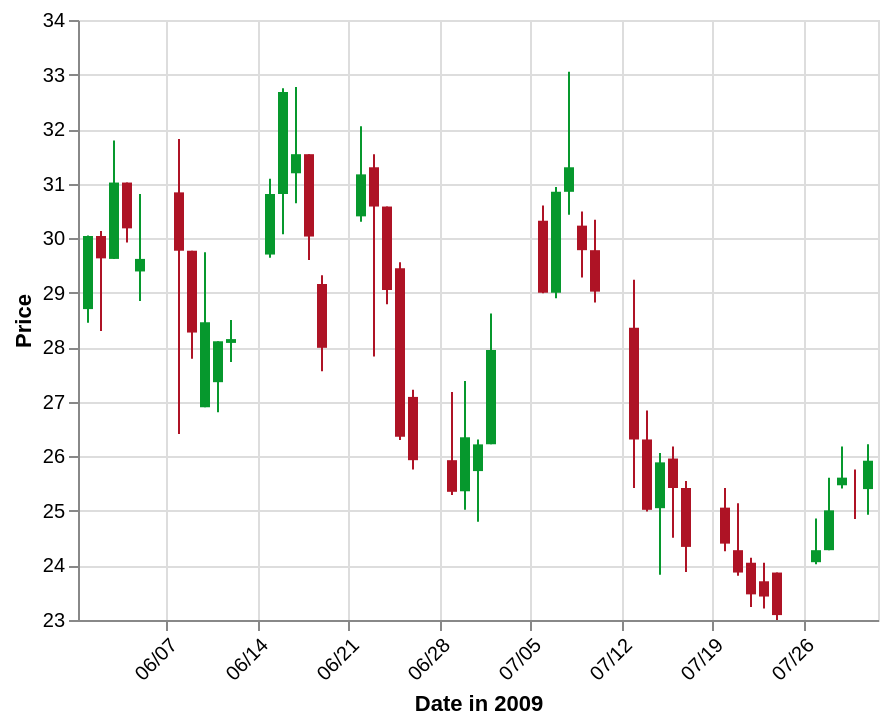

Describe this chart as a Vega-Lite specification.
### Vega-Lite specification from a JSON file in a GitHub repository (floating-point values rounded to 4 significant figures)
{"$schema": "https://vega.github.io/schema/vega-lite/v5.json", "width": 400, "description": "A candlestick chart inspired by an example in Protovis (http://mbostock.github.io/protovis/ex/candlestick.html)", "data": {"values": [{"date": "2009-06-01", "open": 28.7, "high": 30.05, "low": 28.45, "close": 30.04, "signal": "short", "ret": -4.894}, {"date": "2009-06-02", "open": 30.04, "high": 30.13, "low": 28.3, "close": 29.63, "signal": "short", "ret": -0.3226}, {"date": "2009-06-03", "open": 29.62, "high": 31.79, "low": 29.62, "close": 31.02, "signal": "short", "ret": 3.687}, {"date": "2009-06-04", "open": 31.02, "high": 31.02, "low": 29.92, "close": 30.18, "signal": "short", "ret": 4.51}, {"date": "2009-06-05", "open": 29.39, "high": 30.81, "low": 28.85, "close": 29.62, "signal": "short", "ret": 6.084}, {"date": "2009-06-08", "open": 30.84, "high": 31.82, "low": 26.41, "close": 29.77, "signal": "short", "ret": 1.254}, {"date": "2009-06-09", "open": 29.77, "high": 29.77, "low": 27.79, "close": 28.27, "signal": "short", "ret": -5.024}, {"date": "2009-06-10", "open": 26.9, "high": 29.74, "low": 26.9, "close": 28.46, "signal": "short", "ret": -5.466}, {"date": "2009-06-11", "open": 27.36, "high": 28.11, "low": 26.81, "close": 28.11, "signal": "short", "ret": -8.374}, {"date": "2009-06-12", "open": 28.08, "high": 28.5, "low": 27.73, "close": 28.15, "signal": "short", "ret": -5.528}, {"date": "2009-06-15", "open": 29.7, "high": 31.09, "low": 29.64, "close": 30.81, "signal": "long", "ret": 3.492}, {"date": "2009-06-16", "open": 30.81, "high": 32.75, "low": 30.07, "close": 32.68, "signal": "short", "ret": 0.155}, {"date": "2009-06-17", "open": 31.19, "high": 32.77, "low": 30.64, "close": 31.54, "signal": "short", "ret": 5.828}, {"date": "2009-06-18", "open": 31.54, "high": 31.54, "low": 29.6, "close": 30.03, "signal": "short", "ret": 8.176}, {"date": "2009-06-19", "open": 29.16, "high": 29.32, "low": 27.56, "close": 27.99, "signal": "short", "ret": 8.599}, {"date": "2009-06-22", "open": 30.4, "high": 32.05, "low": 30.3, "close": 31.17, "signal": "short", "ret": 15.49}, {"date": "2009-06-23", "open": 31.3, "high": 31.54, "low": 27.83, "close": 30.58, "signal": "short", "ret": 11.74}, {"date": "2009-06-24", "open": 30.58, "high": 30.58, "low": 28.79, "close": 29.05, "signal": "long", "ret": -10.42}, {"date": "2009-06-25", "open": 29.45, "high": 29.56, "low": 26.3, "close": 26.36, "signal": "long", "ret": 0}, {"date": "2009-06-26", "open": 27.09, "high": 27.22, "low": 25.76, "close": 25.93, "signal": "long", "ret": 0}, {"date": "2009-06-29", "open": 25.93, "high": 27.18, "low": 25.29, "close": 25.35, "signal": "long", "ret": 5.263}, {"date": "2009-06-30", "open": 25.36, "high": 27.38, "low": 25.02, "close": 26.35, "signal": "long", "ret": 6.738}, {"date": "2009-07-01", "open": 25.73, "high": 26.31, "low": 24.8, "close": 26.22, "signal": "long", "ret": 7.836}, {"date": "2009-07-02", "open": 26.22, "high": 28.62, "low": 26.22, "close": 27.95, "signal": "long", "ret": 2.764}, {"date": "2009-07-06", "open": 30.32, "high": 30.6, "low": 28.99, "close": 29, "signal": "short", "ret": -2.145}, {"date": "2009-07-07", "open": 29, "high": 30.94, "low": 28.9, "close": 30.85, "signal": "short", "ret": 3.035}, {"date": "2009-07-08", "open": 30.85, "high": 33.05, "low": 30.43, "close": 31.3, "signal": "short", "ret": 5.687}, {"date": "2009-07-09", "open": 30.23, "high": 30.49, "low": 29.28, "close": 29.78, "signal": "short", "ret": 8.228}, {"date": "2009-07-10", "open": 29.78, "high": 30.34, "low": 28.82, "close": 29.02, "signal": "short", "ret": 8.648}, {"date": "2009-07-13", "open": 28.36, "high": 29.24, "low": 25.42, "close": 26.31, "signal": "short", "ret": 7.329}, {"date": "2009-07-14", "open": 26.31, "high": 26.84, "low": 24.99, "close": 25.02, "signal": "short", "ret": 7.309}, {"date": "2009-07-15", "open": 25.05, "high": 26.06, "low": 23.83, "close": 25.89, "signal": "neutral", "ret": 0}, {"date": "2009-07-16", "open": 25.96, "high": 26.18, "low": 24.51, "close": 25.42, "signal": "long", "ret": -9.828}, {"date": "2009-07-17", "open": 25.42, "high": 25.55, "low": 23.88, "close": 24.34, "signal": "long", "ret": -10.84}, {"date": "2009-07-20", "open": 25.06, "high": 25.42, "low": 24.26, "close": 24.4, "signal": "long", "ret": -7.557}, {"date": "2009-07-21", "open": 24.28, "high": 25.14, "low": 23.81, "close": 23.87, "signal": "long", "ret": -2.509}, {"date": "2009-07-22", "open": 24.05, "high": 24.14, "low": 23.24, "close": 23.47, "signal": "long", "ret": 0.9158}, {"date": "2009-07-23", "open": 23.71, "high": 24.05, "low": 23.21, "close": 23.43, "signal": "long", "ret": 2.471}, {"date": "2009-07-24", "open": 23.87, "high": 23.87, "low": 23, "close": 23.09, "signal": "long", "ret": 4.223}, {"date": "2009-07-27", "open": 24.06, "high": 24.86, "low": 24.02, "close": 24.28, "signal": "long", "ret": -0.1894}, {"date": "2009-07-28", "open": 24.28, "high": 25.61, "low": 24.28, "close": 25.01, "signal": "long", "ret": -4.38}, {"date": "2009-07-29", "open": 25.47, "high": 26.18, "low": 25.41, "close": 25.61, "signal": "long", "ret": -4.485}, {"date": "2009-07-30", "open": 25.4, "high": 25.76, "low": 24.85, "close": 25.4, "signal": "long", "ret": -1.704}, {"date": "2009-07-31", "open": 25.4, "high": 26.22, "low": 24.93, "close": 25.92, "signal": "short", "ret": 5.068}], "format": {"parse": {"date": "date"}}}, "encoding": {"x": {"field": "date", "type": "temporal", "title": "Date in 2009", "axis": {"format": "%m/%d", "labelAngle": -45, "title": "Date in 2009"}}, "color": {"condition": {"test": "datum.open < datum.close", "value": "#06982d"}, "value": "#ae1325"}}, "layer": [{"mark": "rule", "encoding": {"y": {"field": "low", "type": "quantitative", "scale": {"zero": false}, "title": "Price"}, "y2": {"field": "high"}}}, {"mark": "bar", "encoding": {"y": {"field": "open", "type": "quantitative"}, "y2": {"field": "close"}}}]}
